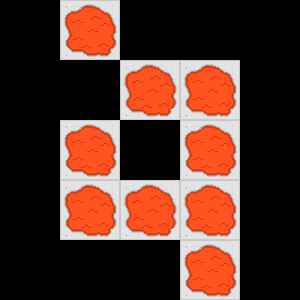

This is a level from a 2D game, rendered from its Tiled map with the project's own tilesets. A one-line summary and the complete map file follow:
An orthogonal 5x5 tile map with 60x60 px tiles, 1 tile layer (Hidden Traps), 2 hidden layers not drawn.

<map version="1.2" tiledversion="1.2.2" orientation="orthogonal" renderorder="right-down" width="5" height="5" tilewidth="60" tileheight="60" infinite="0" nextlayerid="4" nextobjectid="1">
 <tileset firstgid="1" source="../data/objects.tsx" />
 <layer id="3" name="Hidden Traps" width="5" height="5">
  <data encoding="csv">
0,12,0,0,0,
0,0,12,12,0,
0,12,0,12,0,
0,12,12,12,0,
0,0,0,12,0
</data>
 </layer>
 <layer id="1" name="Floor" width="5" height="5" visible="0">
  <data encoding="csv">
2,2,2,2,2,
2,2,2,2,2,
2,2,2,2,2,
2,2,2,2,2,
2,2,2,2,2
</data>
 </layer>
 <layer id="2" name="Objects" width="5" height="5" visible="0">
  <data encoding="csv">
5,0,0,0,5,
0,0,0,0,11,
5,0,5,0,11,
0,0,0,0,10,
5,0,7,0,5
</data>
 </layer>
</map>
